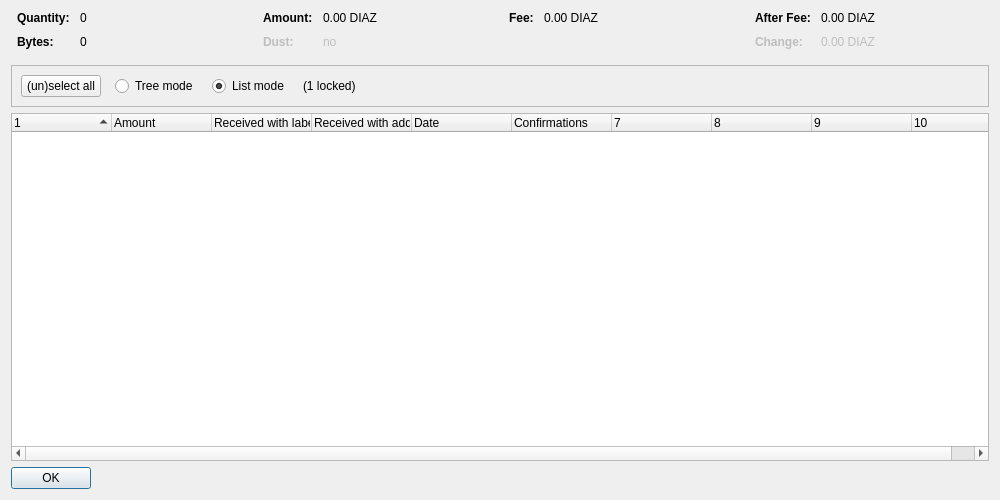
<?xml version="1.0" encoding="UTF-8"?>
<ui version="4.0">
 <class>CoinControlDialog</class>
 <widget class="QDialog" name="CoinControlDialog">
  <property name="geometry">
   <rect>
    <x>0</x>
    <y>0</y>
    <width>1000</width>
    <height>500</height>
   </rect>
  </property>
  <property name="windowTitle">
   <string>Coin Selection</string>
  </property>
  <layout class="QVBoxLayout" name="verticalLayout">
   <item>
    <layout class="QHBoxLayout" name="horizontalLayoutTop" stretch="0,0,0,0">
     <property name="topMargin">
      <number>0</number>
     </property>
     <property name="bottomMargin">
      <number>10</number>
     </property>
     <item>
      <layout class="QFormLayout" name="formLayoutCoinControl1">
       <property name="horizontalSpacing">
        <number>10</number>
       </property>
       <property name="verticalSpacing">
        <number>10</number>
       </property>
       <property name="leftMargin">
        <number>6</number>
       </property>
       <property name="rightMargin">
        <number>6</number>
       </property>
       <item row="0" column="0">
        <widget class="QLabel" name="labelCoinControlQuantityText">
         <property name="font">
          <font>
           <weight>75</weight>
           <bold>true</bold>
          </font>
         </property>
         <property name="text">
          <string>Quantity:</string>
         </property>
        </widget>
       </item>
       <item row="0" column="1">
        <widget class="QLabel" name="labelCoinControlQuantity">
         <property name="cursor">
          <cursorShape>IBeamCursor</cursorShape>
         </property>
         <property name="contextMenuPolicy">
          <enum>Qt::ActionsContextMenu</enum>
         </property>
         <property name="text">
          <string notr="true">0</string>
         </property>
         <property name="textInteractionFlags">
          <set>Qt::LinksAccessibleByMouse|Qt::TextSelectableByKeyboard|Qt::TextSelectableByMouse</set>
         </property>
        </widget>
       </item>
       <item row="1" column="0">
        <widget class="QLabel" name="labelCoinControlBytesText">
         <property name="font">
          <font>
           <weight>75</weight>
           <bold>true</bold>
          </font>
         </property>
         <property name="text">
          <string>Bytes:</string>
         </property>
        </widget>
       </item>
       <item row="1" column="1">
        <widget class="QLabel" name="labelCoinControlBytes">
         <property name="cursor">
          <cursorShape>IBeamCursor</cursorShape>
         </property>
         <property name="contextMenuPolicy">
          <enum>Qt::ActionsContextMenu</enum>
         </property>
         <property name="text">
          <string notr="true">0</string>
         </property>
         <property name="textInteractionFlags">
          <set>Qt::LinksAccessibleByMouse|Qt::TextSelectableByKeyboard|Qt::TextSelectableByMouse</set>
         </property>
        </widget>
       </item>
      </layout>
     </item>
     <item>
      <layout class="QFormLayout" name="formLayoutCoinControl2">
       <property name="horizontalSpacing">
        <number>10</number>
       </property>
       <property name="verticalSpacing">
        <number>10</number>
       </property>
       <property name="leftMargin">
        <number>6</number>
       </property>
       <property name="rightMargin">
        <number>6</number>
       </property>
       <item row="0" column="0">
        <widget class="QLabel" name="labelCoinControlAmountText">
         <property name="font">
          <font>
           <weight>75</weight>
           <bold>true</bold>
          </font>
         </property>
         <property name="text">
          <string>Amount:</string>
         </property>
        </widget>
       </item>
       <item row="0" column="1">
        <widget class="QLabel" name="labelCoinControlAmount">
         <property name="cursor">
          <cursorShape>IBeamCursor</cursorShape>
         </property>
         <property name="contextMenuPolicy">
          <enum>Qt::ActionsContextMenu</enum>
         </property>
         <property name="text">
          <string notr="true">0.00 DIAZ</string>
         </property>
         <property name="textInteractionFlags">
          <set>Qt::LinksAccessibleByMouse|Qt::TextSelectableByKeyboard|Qt::TextSelectableByMouse</set>
         </property>
        </widget>
       </item>
       <item row="1" column="0">
        <widget class="QLabel" name="labelCoinControlLowOutputText">
         <property name="enabled">
          <bool>false</bool>
         </property>
         <property name="font">
          <font>
           <weight>75</weight>
           <bold>true</bold>
          </font>
         </property>
         <property name="text">
          <string>Dust:</string>
         </property>
        </widget>
       </item>
       <item row="1" column="1">
        <widget class="QLabel" name="labelCoinControlLowOutput">
         <property name="enabled">
          <bool>false</bool>
         </property>
         <property name="cursor">
          <cursorShape>IBeamCursor</cursorShape>
         </property>
         <property name="contextMenuPolicy">
          <enum>Qt::ActionsContextMenu</enum>
         </property>
         <property name="text">
          <string notr="true">no</string>
         </property>
         <property name="textInteractionFlags">
          <set>Qt::LinksAccessibleByMouse|Qt::TextSelectableByKeyboard|Qt::TextSelectableByMouse</set>
         </property>
        </widget>
       </item>
      </layout>
     </item>
     <item>
      <layout class="QFormLayout" name="formLayoutCoinControl3">
       <property name="horizontalSpacing">
        <number>10</number>
       </property>
       <property name="verticalSpacing">
        <number>10</number>
       </property>
       <property name="leftMargin">
        <number>6</number>
       </property>
       <property name="rightMargin">
        <number>6</number>
       </property>
       <item row="0" column="0">
        <widget class="QLabel" name="labelCoinControlFeeText">
         <property name="font">
          <font>
           <weight>75</weight>
           <bold>true</bold>
          </font>
         </property>
         <property name="text">
          <string>Fee:</string>
         </property>
        </widget>
       </item>
       <item row="0" column="1">
        <widget class="QLabel" name="labelCoinControlFee">
         <property name="cursor">
          <cursorShape>IBeamCursor</cursorShape>
         </property>
         <property name="contextMenuPolicy">
          <enum>Qt::ActionsContextMenu</enum>
         </property>
         <property name="text">
          <string notr="true">0.00 DIAZ</string>
         </property>
         <property name="textInteractionFlags">
          <set>Qt::LinksAccessibleByMouse|Qt::TextSelectableByKeyboard|Qt::TextSelectableByMouse</set>
         </property>
        </widget>
       </item>
      </layout>
     </item>
     <item>
      <layout class="QFormLayout" name="formLayoutCoinControl4">
       <property name="horizontalSpacing">
        <number>10</number>
       </property>
       <property name="verticalSpacing">
        <number>10</number>
       </property>
       <property name="leftMargin">
        <number>6</number>
       </property>
       <property name="rightMargin">
        <number>6</number>
       </property>
       <item row="0" column="0">
        <widget class="QLabel" name="labelCoinControlAfterFeeText">
         <property name="font">
          <font>
           <weight>75</weight>
           <bold>true</bold>
          </font>
         </property>
         <property name="text">
          <string>After Fee:</string>
         </property>
        </widget>
       </item>
       <item row="0" column="1">
        <widget class="QLabel" name="labelCoinControlAfterFee">
         <property name="cursor">
          <cursorShape>IBeamCursor</cursorShape>
         </property>
         <property name="contextMenuPolicy">
          <enum>Qt::ActionsContextMenu</enum>
         </property>
         <property name="text">
          <string notr="true">0.00 DIAZ</string>
         </property>
         <property name="textInteractionFlags">
          <set>Qt::LinksAccessibleByMouse|Qt::TextSelectableByKeyboard|Qt::TextSelectableByMouse</set>
         </property>
        </widget>
       </item>
       <item row="1" column="0">
        <widget class="QLabel" name="labelCoinControlChangeText">
         <property name="enabled">
          <bool>false</bool>
         </property>
         <property name="font">
          <font>
           <weight>75</weight>
           <bold>true</bold>
          </font>
         </property>
         <property name="text">
          <string>Change:</string>
         </property>
        </widget>
       </item>
       <item row="1" column="1">
        <widget class="QLabel" name="labelCoinControlChange">
         <property name="enabled">
          <bool>false</bool>
         </property>
         <property name="cursor">
          <cursorShape>IBeamCursor</cursorShape>
         </property>
         <property name="contextMenuPolicy">
          <enum>Qt::ActionsContextMenu</enum>
         </property>
         <property name="text">
          <string notr="true">0.00 DIAZ</string>
         </property>
         <property name="textInteractionFlags">
          <set>Qt::LinksAccessibleByMouse|Qt::TextSelectableByKeyboard|Qt::TextSelectableByMouse</set>
         </property>
        </widget>
       </item>
      </layout>
     </item>
    </layout>
   </item>
   <item>
    <widget class="QFrame" name="frame">
     <property name="minimumSize">
      <size>
       <width>0</width>
       <height>40</height>
      </size>
     </property>
     <property name="frameShape">
      <enum>QFrame::StyledPanel</enum>
     </property>
     <property name="frameShadow">
      <enum>QFrame::Sunken</enum>
     </property>
     <layout class="QHBoxLayout" name="horizontalLayout">
      <item>
       <layout class="QHBoxLayout" name="horizontalLayoutPanel" stretch="0,0,0,0,0">
        <property name="spacing">
         <number>14</number>
        </property>
        <item>
         <widget class="QPushButton" name="pushButtonSelectAll">
          <property name="sizePolicy">
           <sizepolicy hsizetype="Maximum" vsizetype="Fixed">
            <horstretch>0</horstretch>
            <verstretch>0</verstretch>
           </sizepolicy>
          </property>
          <property name="text">
           <string>(un)select all</string>
          </property>
          <property name="autoDefault">
           <bool>false</bool>
          </property>
         </widget>
        </item>
        <item>
         <widget class="QRadioButton" name="radioTreeMode">
          <property name="sizePolicy">
           <sizepolicy hsizetype="Maximum" vsizetype="Fixed">
            <horstretch>0</horstretch>
            <verstretch>0</verstretch>
           </sizepolicy>
          </property>
          <property name="text">
           <string>Tree mode</string>
          </property>
         </widget>
        </item>
        <item>
         <widget class="QRadioButton" name="radioListMode">
          <property name="sizePolicy">
           <sizepolicy hsizetype="Maximum" vsizetype="Fixed">
            <horstretch>0</horstretch>
            <verstretch>0</verstretch>
           </sizepolicy>
          </property>
          <property name="text">
           <string>List mode</string>
          </property>
          <property name="checked">
           <bool>true</bool>
          </property>
         </widget>
        </item>
        <item>
         <widget class="QLabel" name="labelLocked">
          <property name="text">
           <string notr="true">(1 locked)</string>
          </property>
         </widget>
        </item>
        <item>
         <spacer name="horizontalSpacer">
          <property name="orientation">
           <enum>Qt::Horizontal</enum>
          </property>
          <property name="sizeHint" stdset="0">
           <size>
            <width>40</width>
            <height>20</height>
           </size>
          </property>
         </spacer>
        </item>
       </layout>
      </item>
     </layout>
    </widget>
   </item>
   <item>
    <widget class="CoinControlTreeWidget" name="treeWidget">
     <property name="contextMenuPolicy">
      <enum>Qt::CustomContextMenu</enum>
     </property>
     <property name="sortingEnabled">
      <bool>false</bool>
     </property>
     <property name="columnCount">
      <number>10</number>
     </property>
     <attribute name="headerShowSortIndicator" stdset="0">
      <bool>true</bool>
     </attribute>
     <attribute name="headerStretchLastSection">
      <bool>false</bool>
     </attribute>
     <column>
      <property name="text">
       <string/>
      </property>
     </column>
     <column>
      <property name="text">
       <string>Amount</string>
      </property>
     </column>
     <column>
      <property name="text">
       <string>Received with label</string>
      </property>
     </column>
     <column>
      <property name="text">
       <string>Received with address</string>
      </property>
     </column>
     <column>
      <property name="text">
       <string>Date</string>
      </property>
     </column>
     <column>
      <property name="text">
       <string>Confirmations</string>
      </property>
      <property name="toolTip">
       <string>Confirmed</string>
      </property>
     </column>
     <column>
      <property name="text">
       <string/>
      </property>
     </column>
     <column>
      <property name="text">
       <string/>
      </property>
     </column>
     <column>
      <property name="text">
       <string/>
      </property>
     </column>
     <column>
      <property name="text">
       <string/>
      </property>
     </column>
    </widget>
   </item>
   <item>
    <widget class="QDialogButtonBox" name="buttonBox">
     <property name="sizePolicy">
      <sizepolicy hsizetype="Maximum" vsizetype="Fixed">
       <horstretch>0</horstretch>
       <verstretch>0</verstretch>
      </sizepolicy>
     </property>
     <property name="orientation">
      <enum>Qt::Horizontal</enum>
     </property>
     <property name="standardButtons">
      <set>QDialogButtonBox::Ok</set>
     </property>
    </widget>
   </item>
  </layout>
 </widget>
 <customwidgets>
  <customwidget>
   <class>CoinControlTreeWidget</class>
   <extends>QTreeWidget</extends>
   <header>qt/coincontroltreewidget.h</header>
  </customwidget>
 </customwidgets>
 <resources/>
 <connections/>
</ui>
